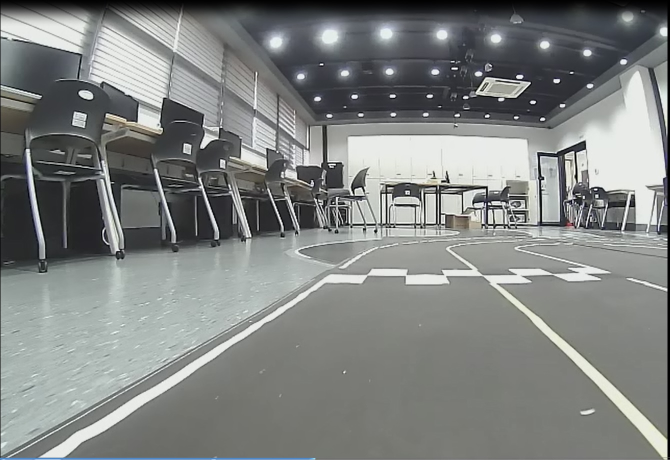
#> input picture test.jpg, 1339 x 920 px (shown at 1/2 size); its folder holds only this picture in this run
$ python -i detection.py   (imports and definitions only)   (older library calls are emulated)
#> lines starting #> are read from the running program, lines starting #| are printed output that depends on the picture; after the words box and inside, x2 and y2 are one past the last pixel; in counts of white or black regions, pixels touching at a corner belong together
#> further down, picture is the input picture: shape (920, 1339, 3); mean B, G, R 129.4, 131.2, 128.1
# -*- coding: utf-8 -*-

import numpy as np
import cv2
import os
import glob
import math

def convert_hls(img):
    return cv2.cvtColor(img, cv2.COLOR_BGR2HLS)

def channel(img, ch):
    return img[:, :, ch]

# [32 lines left out: functions convert_lab, convert_hsv, convert_yuv, mask_white_yellow, not called in this run]

def grayscale(img):
    return cv2.cvtColor(img, cv2.COLOR_BGR2GRAY)

def gaussian_blur(img, kernel_size):
    return cv2.GaussianBlur(img, (kernel_size, kernel_size), 0)

def canny(img, low_threshold, high_threshold):
    return cv2.Canny(img, low_threshold, high_threshold)

def abs_sobel_thresh(img, orient='x', sobel_kernel=3, thresh=(0, 255)):
#> called with orient = 'x', sobel_kernel = 3, thresh = (20, 100)
    img = cv2.cvtColor(img, cv2.COLOR_BGR2RGB)
    gray = cv2.cvtColor(img, cv2.COLOR_RGB2GRAY)
    scaled_sobel = None

    # Sobel x
    if orient == 'x':
        sobelx = cv2.Sobel(gray, cv2.CV_64F, 1, 0,ksize=sobel_kernel) # Take the derivative in x
        abs_sobelx = np.absolute(sobelx) # Absolute x derivative to accentuate lines away from horizontal
        scaled_sobel = np.uint8(255*abs_sobelx/np.max(abs_sobelx))

    # Sobel y
    else:
        sobely = cv2.Sobel(gray, cv2.CV_64F, 0, 1, ksize=sobel_kernel) # Take the derivative in y
        abs_sobely = np.absolute(sobely) # Absolute x derivative to accentuate lines away from horizontal
        scaled_sobel = np.uint8(255*abs_sobely/np.max(abs_sobely))

    # Threshold x gradient
    thresh_min = thresh[0]
    thresh_max = thresh[1]
    grad_binary = np.zeros_like(scaled_sobel)
    grad_binary[(scaled_sobel >= thresh_min) & (scaled_sobel <= thresh_max)] = 1

    return grad_binary

def mag_thresh(img, sobel_kernel=3, mag_thresh=(0, 255)):
    img = cv2.cvtColor(img, cv2.COLOR_BGR2RGB)
    gray = cv2.cvtColor(img, cv2.COLOR_RGB2GRAY)
    sobelx = cv2.Sobel(gray, cv2.CV_64F, 1, 0,ksize=sobel_kernel)
    sobely = cv2.Sobel(gray, cv2.CV_64F, 0, 1,ksize=sobel_kernel)
    magnitude = np.sqrt(np.square(sobelx)+np.square(sobely))
    abs_magnitude = np.absolute(magnitude)
    scaled_magnitude = np.uint8(255*abs_magnitude/np.max(abs_magnitude))
    mag_binary = np.zeros_like(scaled_magnitude)
    mag_binary[(scaled_magnitude >= mag_thresh[0]) & (scaled_magnitude <= mag_thresh[1])] = 1

    return mag_binary

def dir_threshold(img, sobel_kernel=3, thresh=(0, np.pi/2)):
    img = cv2.cvtColor(img, cv2.COLOR_BGR2RGB)
    gray = cv2.cvtColor(img, cv2.COLOR_RGB2GRAY)
    sobelx = cv2.Sobel(gray, cv2.CV_64F, 1, 0,ksize=sobel_kernel)
    sobely = cv2.Sobel(gray, cv2.CV_64F, 0, 1,ksize=sobel_kernel)
    abs_sobelx = np.absolute(sobelx)
    abs_sobely = np.absolute(sobely)
    arctan = np.arctan2(abs_sobely, abs_sobelx)
    dir_binary = np.zeros_like(arctan)
    dir_binary[(arctan >= thresh[0]) & (arctan <= thresh[1])] = 1

    return dir_binary

def combined_s_gradient_thresholds(img,debug=False):

    # Choose a Sobel kernel size
    ksize = 3 # Choose a larger odd number to smooth gradient measurements

    # Apply each of the thresholding functions
    gradx = abs_sobel_thresh(img, orient='x', sobel_kernel=ksize, thresh=(20, 100))
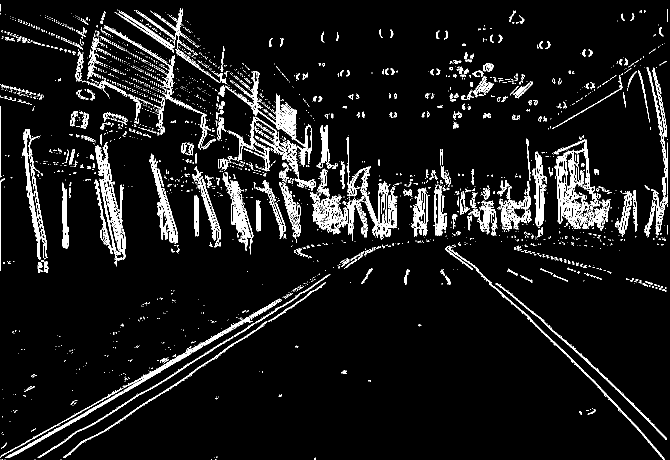
#> gradx: shape (920, 1339) (shown at 1/2 size); values 0 (black) and 1 (white), 7.3% white in thin lines or dots
    grady = abs_sobel_thresh(img, orient='y', sobel_kernel=ksize, thresh=(20, 100))
#> call 2 of abs_sobel_thresh, with orient = 'y', sobel_kernel = 3, thresh = (20, 100)
#> in abs_sobel_thresh (call 2), `sobely = cv2.Sobel(gray, cv2.CV_64F, 0, 1, ksize=sobel_kernel)`:
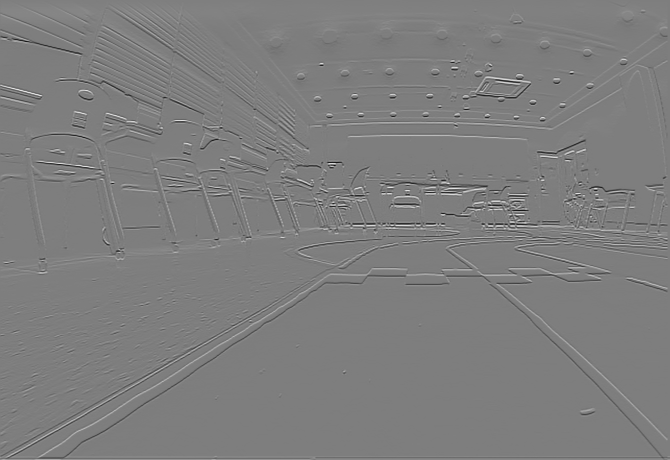
#> sobely: shape (920, 1339) float64 (shown at 1/2 size); min -925, max 946, mean 1.2; drawn with min black and max white
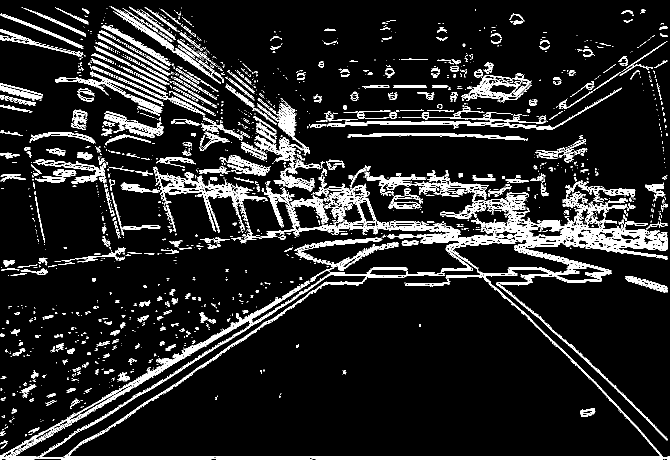
#> grady: shape (920, 1339) (shown at 1/2 size); values 0 (black) and 1 (white), 10.9% white in thin lines or dots
    mag_binary = mag_thresh(img, sobel_kernel=ksize, mag_thresh=(20, 100))
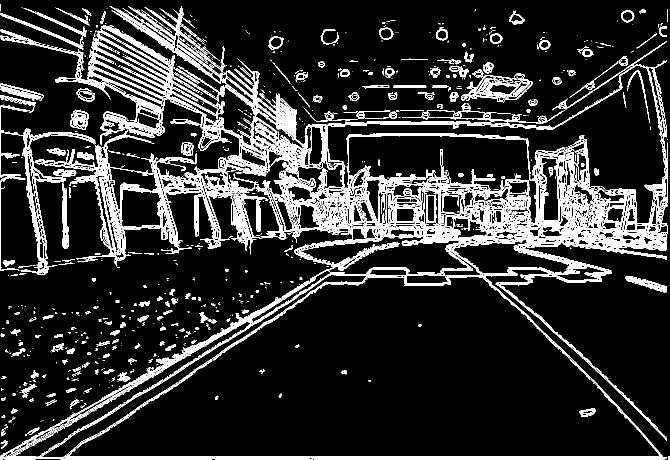
#> mag_binary: shape (920, 1339) (shown at 1/2 size); values 0 (black) and 1 (white), 14.6% white; 1389 white regions (1094 under 20 px), largest, box (x1, y1, x2, y2) and area: (0, 12, 1336, 920) 133636, (0, 209, 192, 550) 5584, (1034, 82, 1334, 284) 2859
    dir_binary = dir_threshold(img, sobel_kernel=ksize, thresh=(0.7, 1.4))
#> in dir_threshold, `arctan = np.arctan2(abs_sobely, abs_sobelx)`:
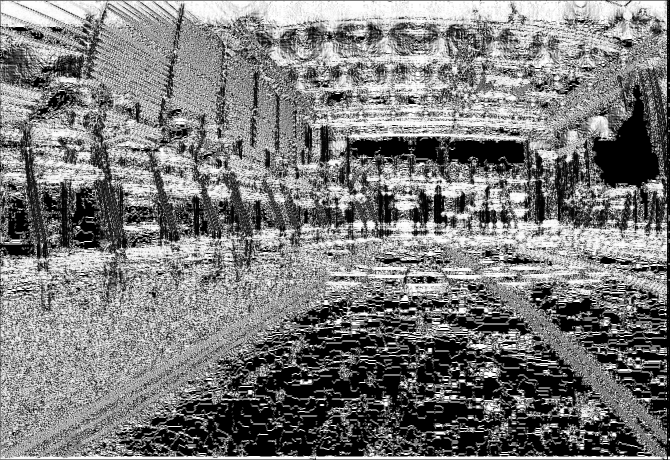
#> arctan: shape (920, 1339) float64 (shown at 1/2 size); min 0, max 1.57, mean 0.758; drawn with min black and max white
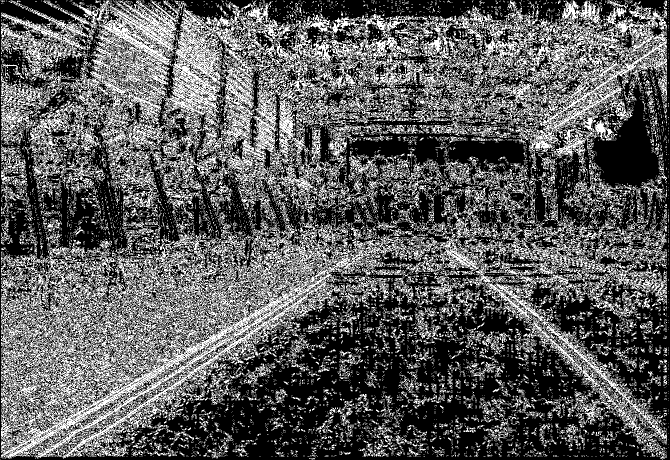
#> dir_binary: shape (920, 1339) float64 (shown at 1/2 size); values 0 (black) and 1 (white), 36.1% white in thin lines or dots

    combined = np.zeros_like(dir_binary)
    combined[((gradx == 1) & (grady == 1)) | ((mag_binary == 1) & (dir_binary == 1))] = 1

    img = cv2.cvtColor(img, cv2.COLOR_BGR2RGB)
    hls = cv2.cvtColor(img, cv2.COLOR_RGB2HLS)
#> hls: shape (920, 1339, 3); mean of channels 0, 1, 2 66.1, 129.8, 12.6
    s_channel = hls[:,:,2]
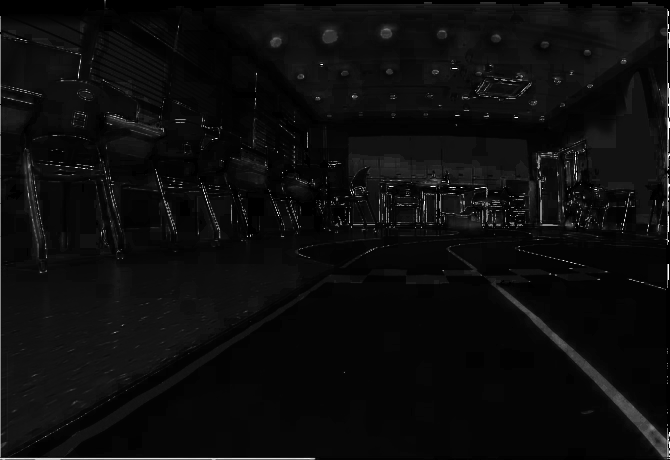
#> s_channel: shape (920, 1339) (shown at 1/2 size); min 0, max 255, mean 12.6

    # Threshold color channel
    s_thresh_min = 100
    s_thresh_max = 255
    s_binary = np.zeros_like(s_channel)
    s_binary[(s_channel >= s_thresh_min) & (s_channel <= s_thresh_max)] = 1
    # Combine the two binary thresholds
    combined_binary = np.zeros_like(combined)

    combined_binary[(s_binary == 1) | (combined == 1)] = 1

    if debug == False:
        return combined, combined_binary
    else:
        return combined, combined_binary, s_binary, mag_binary, dir_binary

# [13 lines left out: function region_of_interest, not called in this run]

def weighted_img(img, initial_img, a=0.8, b=1., c=0.):
    return cv2.addWeighted(initial_img, a, img, b, c)

def draw_lines(img, line, color=[0, 0, 255], thickness=10): # 선 그리기
    for x1,y1,x2,y2 in line:
        cv2.line(img, (x1, y1), (x2, y2), color, thickness)

# [109 lines left out: functions average_lane, perspective_transform, find_equation, find_intersection_pt, calibrate_camera, undistort, not called in this run]

>>> import cv2
>>> picture = cv2.imread('test.jpg')
>>> result = combined_s_gradient_thresholds(picture)
